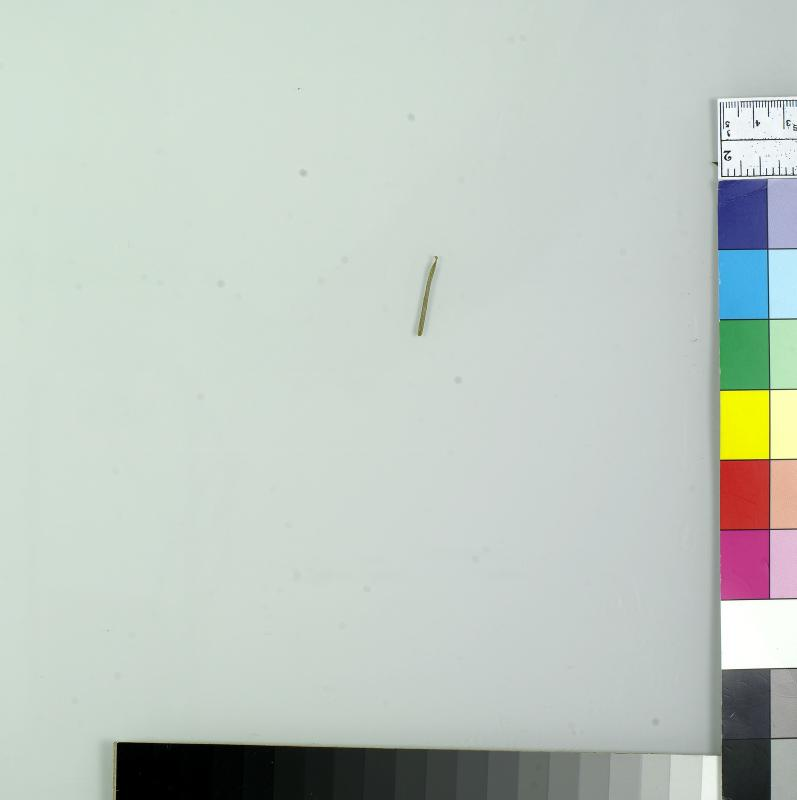
#> input picture img/ny1157-01-1.jpg, 797 x 800 px; its folder holds only this picture in this run
$ python -i img_utils.py   (imports and definitions only)
#> lines starting #> are read from the running program, lines starting #| are printed output that depends on the picture; after the words box and inside, x2 and y2 are one past the last pixel; in counts of white or black regions, pixels touching at a corner belong together
"""missing docstring"""

import numpy              as np
import pandas             as pd
from   skimage.filters    import threshold_otsu
from   skimage.io         import imread
from   skimage.morphology import binary_closing, remove_small_objects
from   skimage.measure    import label, regionprops
from   skimage.color      import label2rgb
from   skimage.util       import img_as_ubyte


def filter_regions_by_extent(regions):
    """missing docstring"""
    return list(filter(lambda r: r.extent <= 1.0, regions))


def processing_pipe(image_path):
    """missing docstring"""
#> called with image_path = '../img/ny1157-01-1.jpg'

    # reading data, converting to greyscale, converting to numpy array
    img = imread(image_path)
#> img is the input picture: shape (800, 797, 3); mean R, G, B 192, 201.3, 194.1
    greyscale_array = np.array(img)

    # cropping out the interesting part & extracting green channel (rgb -> grey)
    greyscale_cropped_image = greyscale_array[:600, :600, 1]# [:600, :600, 1]
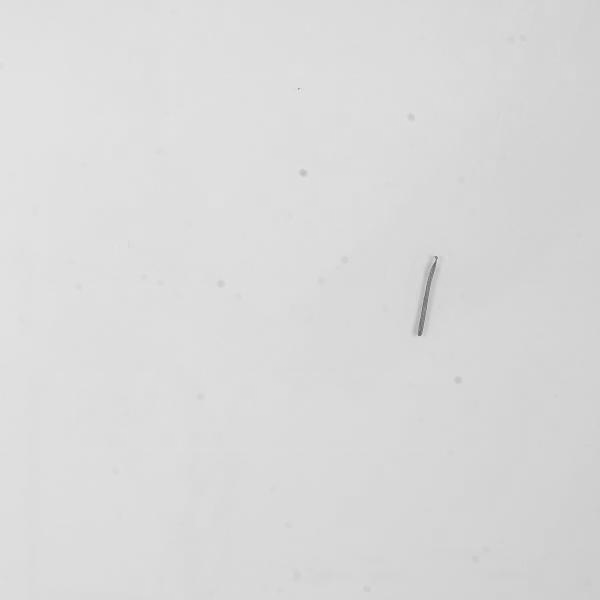
#> greyscale_cropped_image: shape (600, 600); min 100, max 237, mean 217.9

    # segmenting using otsu's method
    global_threshold = threshold_otsu(greyscale_cropped_image)
#> global_threshold = 217

    # filling small holes
    greyscale_closed = binary_closing(np.invert(greyscale_cropped_image > global_threshold))
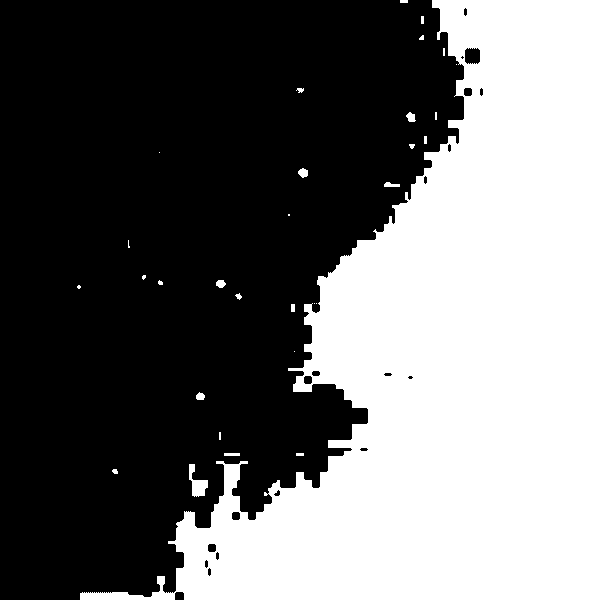
#> greyscale_closed: shape (600, 600) bool; 42.8% white; 31 white regions (14 under 20 px), largest, box (x1, y1, x2, y2) and area: (80, 0, 600, 600) 153161, (189, 464, 208, 497) 311, (298, 168, 308, 178) 72

    # removing small objects outside of leaf
    greyscale_closed_rem = remove_small_objects(greyscale_closed, min_size=128, connectivity=2)
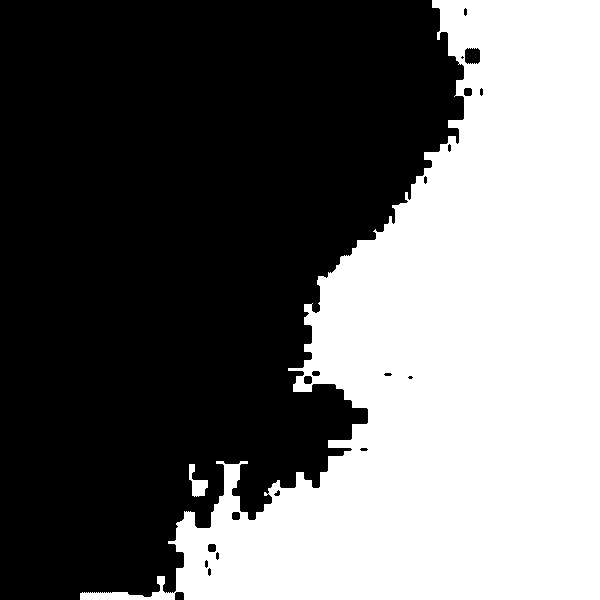
#> greyscale_closed_rem: shape (600, 600) bool; 42.6% white; 2 white regions

    # label the binary image and combine with rgb representation
    labelled_image = label(greyscale_closed_rem)
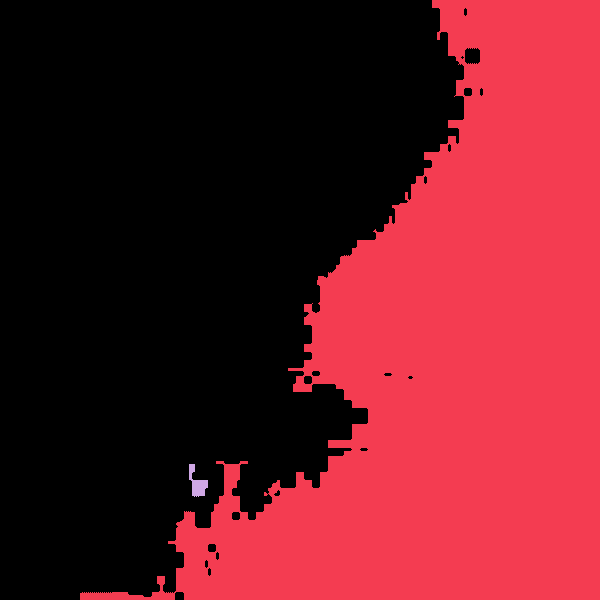
#> labelled_image: shape (600, 600) int32; 3 distinct labels, from 0 to 2; one colour per label, 0 black
    image_label_overlay = label2rgb(labelled_image, image=greyscale_cropped_image)
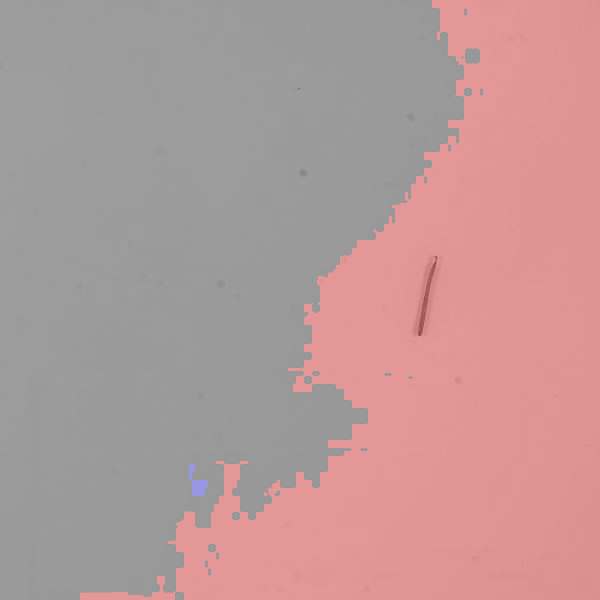
#> image_label_overlay: shape (600, 600, 3) float64; mean R, G, B 0.726, 0.598, 0.598

    # compute region's properties
    regions_properties = get_regions_props(labelled_image)

    # returning images after converting segmented image back to 8 bit format & labelling it
    image_data = { "original_img": img,
                   "greyscale_img": greyscale_cropped_image,
                   "segmented_ubyte_img_bw": img_as_ubyte(greyscale_closed_rem),
                   "labelled_image": labelled_image,
                   "labelled_ubyte_img_rbg": img_as_ubyte(image_label_overlay),
                   "regions_properties": regions_properties }

    return image_data


def get_regions_props(img):
    """missing docstring"""
    # getting region's properties and filtering by extent
    regions_properties = regionprops(img, cache=True)
#> regions_properties = 2 regions; box (x1, y1, x2, y2) and area: (80, 0, 600, 600) 153161, (189, 464, 208, 497) 311
    filtered_regions = filter_regions_by_extent(regions_properties)
#> filtered_regions has the same summary as regions_properties

    # creating dataframe
    dataframe = pd.DataFrame(columns=["eccentricity", "extent", "solidity", "roundness"])

    # getting the props for the only region
    for props in filtered_regions:
        # manually calculating roundness
        roundness = 4 * np.pi * props.area / props.perimeter**2

        # appending data to dataframe
        dataframe.loc[len(dataframe)+1] = [props.eccentricity, props.extent, props.solidity, roundness]
#> this loop made 2 passes
#> roundness on passes 1 to 2: 0.163, 0.397

    return dataframe

>>> result = processing_pipe('../img/ny1157-01-1.jpg')
#> in processing_pipe, `regions_properties = get_regions_props(labelled_image)`: regions_properties = table of 2 rows and 4 columns
#> result = 6 items
